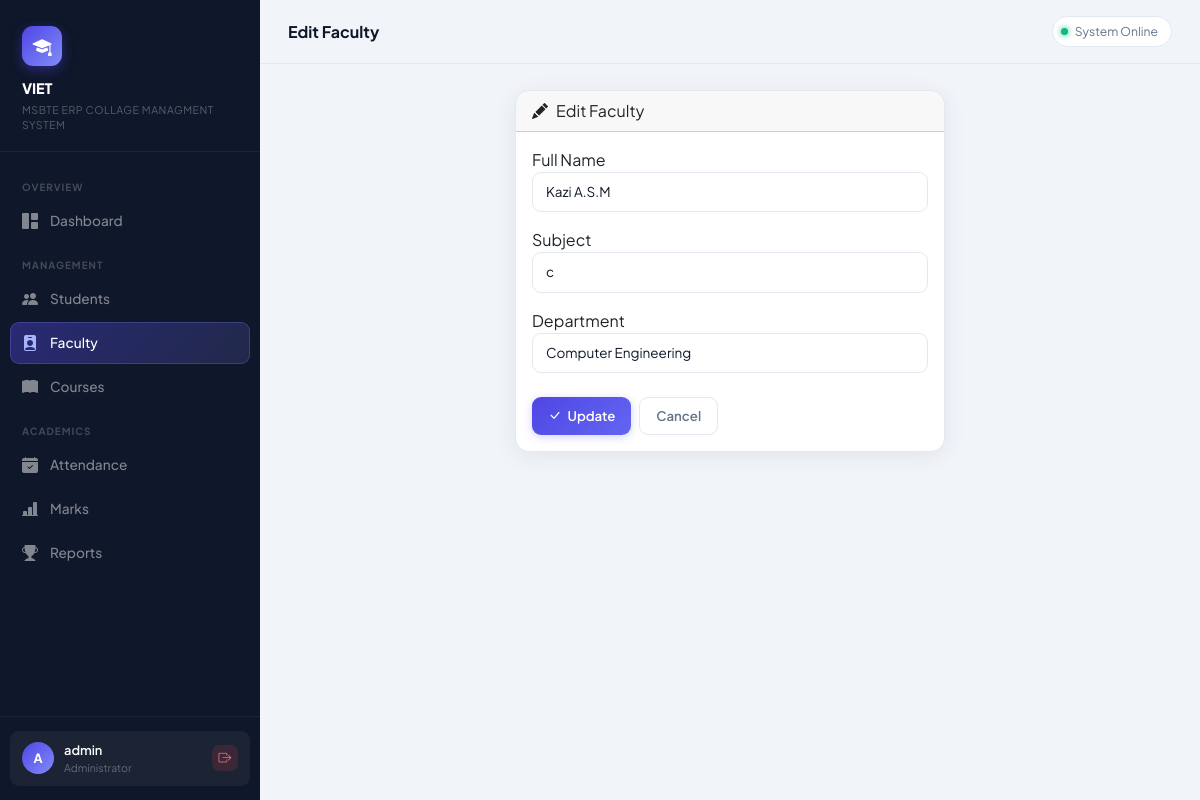
Screenshot of /faculty/edit/3 (signed in) with the database file from the repository.
### tables this page shows
CREATE TABLE faculty (
        id INTEGER PRIMARY KEY AUTOINCREMENT,
        name TEXT NOT NULL,
        subject TEXT NOT NULL,
        dept TEXT NOT NULL
    );

### app.py (the view, shortened to what this page needs)
@app.route("/faculty/edit/<int:fid>", methods=["GET","POST"])
@login_required
def edit_faculty(fid):
    conn = connect(); cur = conn.cursor()
    cur.execute("SELECT * FROM faculty WHERE id=?", (fid,))
    f = cur.fetchone(); conn.close()
    if not f:
        flash("Faculty not found.", "danger")
        return redirect(url_for("faculty"))
    return render_template("edit_faculty.html", faculty=f)

### app.py (called while the page is built)
def login_required(f):
    @wraps(f)
    def decorated(*args, **kwargs):
        if "admin" not in session:
            return redirect(url_for("login"))
        return f(*args, **kwargs)
    return decorated

### database.py (called while the page is built)
def connect():
    conn = sqlite3.connect(DB_PATH)
    conn.row_factory = sqlite3.Row
    return conn

### templates/edit_faculty.html (shortened to what this page needs)
{% extends "base.html" %}
{% block page_title %}Edit Faculty{% endblock %}
{% block content %}
<div class="row justify-content-center">
  <div class="col-md-6">
    <div class="card">
      <div class="card-header"><i class="bi bi-pencil-fill me-2"></i>Edit Faculty</div>
      <div class="card-body">
        <form method="POST">
          <div class="mb-3">
            <label>Full Name</label>
            <input type="text" name="name" class="form-control" value="{{ faculty.name }}" required/>
          </div>
          <div class="mb-3">
            <label>Subject</label>
            <input type="text" name="subject" class="form-control" value="{{ faculty.subject }}" required/>
          </div>
          <div class="mb-4">
            <label>Department</label>
            <select name="dept" class="form-select">
              {% for dept in ['Computer Engineering','Information Technology','Mechanical Engineering','Civil Engineering','Electrical Engineering','Electronics & Telecom'] %}
              <option {% if faculty.dept==dept %}selected{% endif %}>{{ dept }}</option>
              {% endfor %}
            </select>
          </div>
          <div class="d-flex gap-2">
            <button class="btn btn-primary"><i class="bi bi-check-lg me-1"></i> Update</button>
            <a href="{{ url_for('faculty') }}" class="btn btn-outline-secondary">Cancel</a>
          </div>
        </form>
      </div>
    </div>
  </div>
</div>
{% endblock %}

### templates/base.html (style rules this page uses)
:root { --primary:#4f46e5; --primary-dark:#3730a3; --primary-light:#eef2ff; --accent:#f59e0b; --success:#10b981; --danger:#ef4444; --sidebar-bg:#0f172a; --sidebar-w:260px; --topbar-h:64px; --bg:#f1f5f9; --card:#ffffff; --text:#0f172a; --muted:#64748b; --border:#e2e8f0; --radius:14px; --shadow:0 4px 24px rgba(0,0,0,.07); }
*,*::before,*::after { box-sizing:border-box;margin:0;padding:0 }
body { font-family:'Plus Jakarta Sans',sans-serif;background:var(--bg);color:var(--text);min-height:100vh }
.card { background:var(--card);border:1px solid var(--border);border-radius:var(--radius);box-shadow:var(--shadow);overflow:hidden }
.form-control,.form-select { border:1.5px solid var(--border);border-radius:9px;font-size:.845rem;padding:9px 13px;background:#fff;color:var(--text);transition:all .17s;font-family:inherit }
.form-control::placeholder { color:#cbd5e1 }
.btn { font-size:.825rem;font-weight:600;border-radius:9px;padding:8px 16px;transition:all .17s;border:none;font-family:inherit }
.btn-primary { background:linear-gradient(135deg,var(--primary),#6366f1);color:#fff;box-shadow:0 2px 8px rgba(79,70,229,.25) }
.btn-outline-secondary { border:1.5px solid var(--border);color:var(--muted);background:transparent }

### rows the page displays
faculty: name "Kazi A.S.M", subject "c", dept "Computer Engineering"

### other values shown
{{ session.admin[0]|upper }} "A"
{{ session.admin }} "admin"
